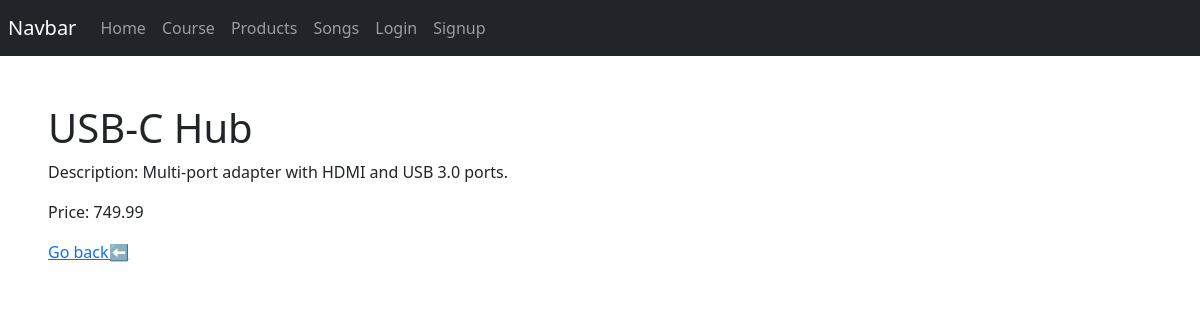
Screenshot of /products/product/3/ with the database file from the repository.
### product/models.py (models this page shows, shortened)
class Product(models.Model):
    name=models.CharField(max_length=100)
    description=models.TextField()
    price=models.DecimalField(max_digits=10,decimal_places=2)

### product/views.py (the view)
# urls.py: path("products/",include('product.urls')),
def product(request,id):
    product=Product.objects.get(pk=id)
    return render(request,"product/product.html",{"product":product})

### product/templates/product/product.html (shortened to what this page needs)
{% extends 'base.html' %}
{% block content %}
    <div class="container-fluid p-5">
        <h1>{{product.name}}</h1>
        <p>Description: {{product.description}}</p>
        <p>Price: {{product.price}}</p>
        <a href="{% url 'product.list' %}">Go back⬅️</a>
    </div>
{% endblock %}

### rows the page displays
Product: name "USB-C Hub", description "Multi-port adapter with HDMI and USB 3.0 ports.", price "749.99"
